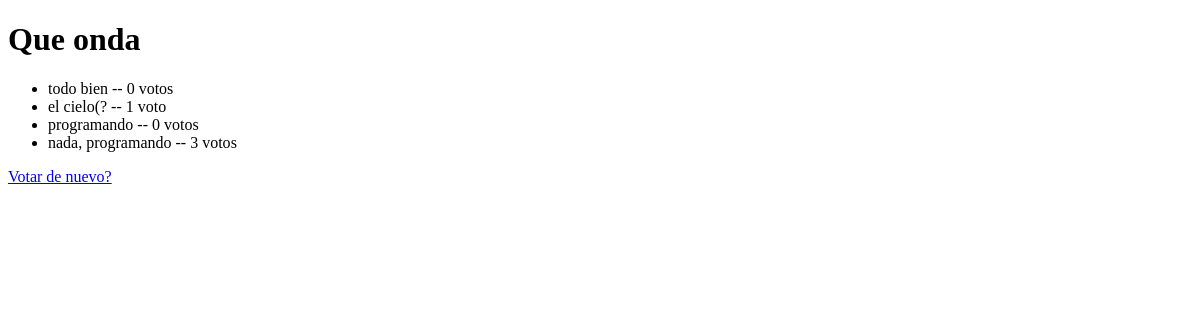
Before: /encuestas/1/results/ with the older database file.
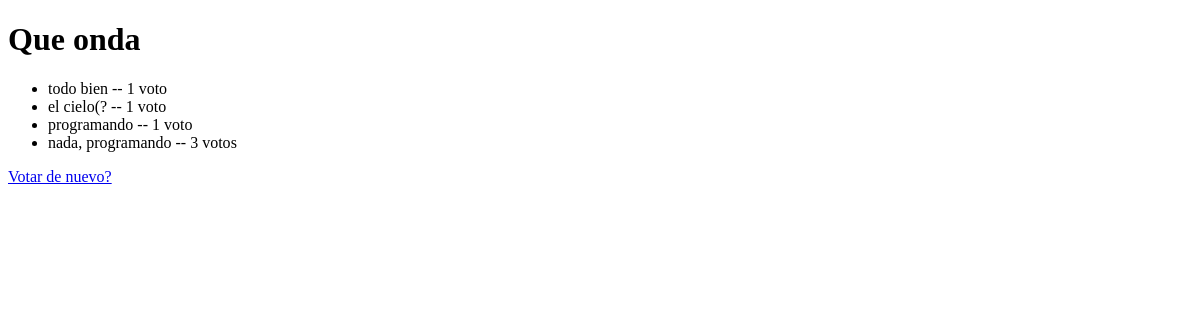
After: the same page with the newer database file.
### encuestas/models.py (models this page shows, shortened)
class Encuesta(models.Model):
    texto_encuesta = models.CharField(max_length=200)
    fecha_publ = models.DateTimeField("fecha de publicacion")

class Respuesta(models.Model):
    encuesta = models.ForeignKey(Encuesta, on_delete=models.CASCADE)
    texto_respuesta = models.CharField(max_length=200)
    votos = models.IntegerField(default=0)

### encuestas/views.py (the view)
# urls.py: path("<int:pk>/results/", views.ResultsView.as_view(), name="resultados"),
class ResultsView(generic.DetailView):
    model = Encuesta
    template_name = "encuestas/resultados.html"

### encuestas/templates/encuestas/resultados.html (shortened to what this page needs)
<!DOCTYPE html>
<html lang="es">
<head>
</head>
<body>
    <h1>{{ encuesta.texto_encuesta }}</h1>
    <ul>
    {% for respuesta in encuesta.respuesta_set.all %}
        <li>{{ respuesta.texto_respuesta }} -- {{ respuesta.votos }} voto{{ respuesta.votos|pluralize }}</li>
    {% endfor %}
    </ul>
    <a href="{% url 'encuestas:detalle' encuesta.id %}">Votar de nuevo?</a>
</body>
</html>

Changed rows visible on the page:
changed Respuesta "todo bien": votos "0" → "1"
changed Respuesta "programando": votos "0" → "1"
